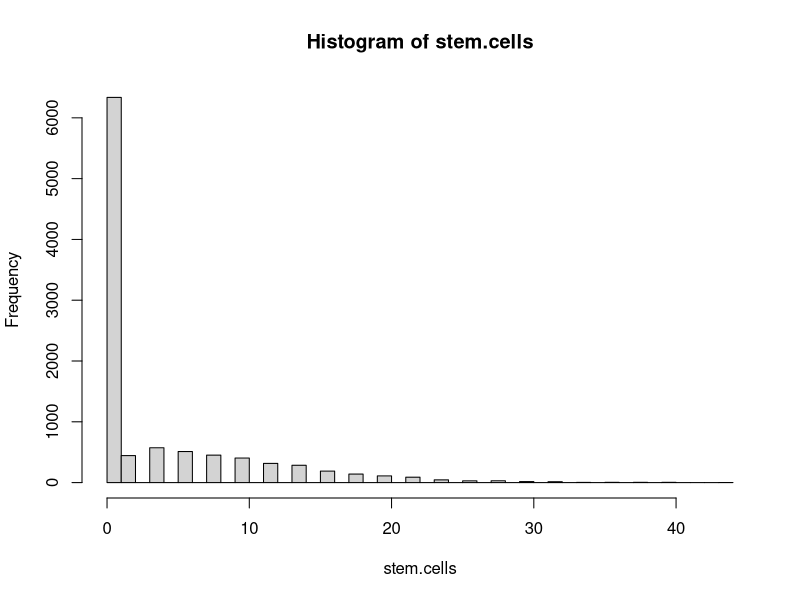

This figure's R source:
#R Program to Monte Carlo stem cell proliferation model
stem.cells <- c(0)
n.trials <- 10000
n.gens <- 7
p.div <- 0.6
for (i.trial in 1:n.trials) {   # Loop over Monte Carlo Trials  
  n.stem.curr <- 1
  n.stem.next <- 0
  for (i.gen in 1:n.gens) {     # Loop over generations
    for (i.cell in 1:n.stem.curr) {
    		if (p.div > runif(1)) {
    			n.stem.next <- n.stem.next+2
    		}
    	}
    n.stem.curr <- n.stem.next
    n.stem.next <- 0
    if (n.stem.curr==0) {
      break
    }
  }
  stem.cells[i.trial] <- n.stem.curr
}
hist(stem.cells, breaks=50)
output<-sprintf("Mean # cells at %3d gens=%7.2f\n",n.gens, mean(stem.cells))
cat(output)
